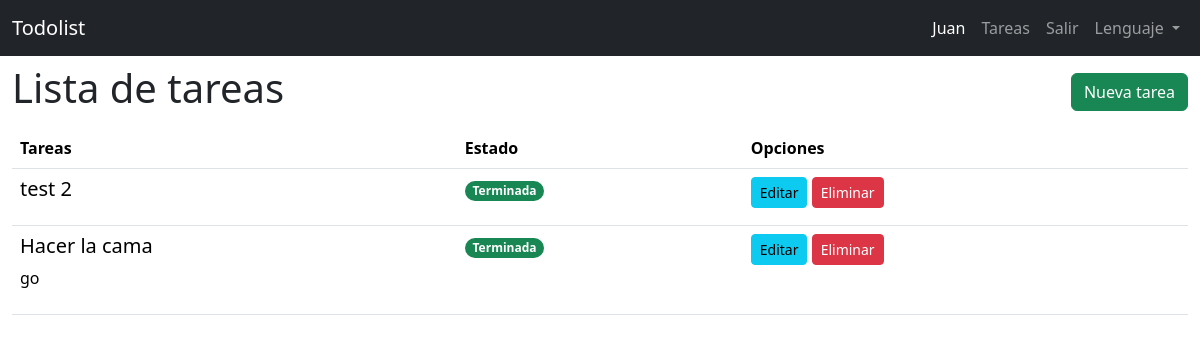
/todo/list/es (signed in), run on the app's committed database.
### todor/models.py (models this page shows, shortened)
class User(db.Model):
  id = db.Column(db.Integer, primary_key = True)
  username = db.Column(db.String(20), unique = True, nullable = False)
  password = db.Column(db.Text, nullable = False)

class Todo(db.Model):
  id = db.Column(db.Integer, primary_key = True)
  created_by = db.Column(db.Integer, db.ForeignKey('user.id'), nullable = False)
  title = db.Column(db.String(100), nullable = False)
  desc = db.Column(db.Text)
  state = db.Column(db.Boolean, default = False)

### todor/todo.py (the view)
@bp.route('/list/<lang>')
@login_required
def index(lang):
  messages = get_language(lang)
  todos = Todo.query.all()
  return render_template('todo/index.html', todos = todos, messages = messages, lang = lang)

### todor/auth.py (called while the page is built)
@bp.before_app_request #Se verifica sesión antes de abrir cada modulo
def load_logged_in_user():
  user_id = session.get('user_id')
  if user_id is None:
    g.user = None
  else:
    g.user = User.query.get_or_404(user_id)

def login_required(view):
  @functools.wraps(view)
  def wrapped_view(**kwargs):
    if g.user is None:
      return redirect(url_for('auth.login'))
    return view(**kwargs)
  return wrapped_view

### todor/language.py (called while the page is built)
def get_language(lang):
  if lang == "es":
    return es.messages
  elif lang == "en":
    return en.messages
  else:
    return es.messages

### todor/templates/todo/index.html
{% extends 'base.html' %}
{% block content %}
<section class="container-fluid">
  <nav class="navbar">
    <h1>{% block title %}{{messages['tasks_title']}}{% endblock %}</h1>
    <a href="{{url_for('todo.create', lang=lang)}}" class="btn btn-success">{{messages['tasks_button1']}}</a>
  </nav>
  <table class="table">
    <thead>
      <tr>
        <th class="col">{{messages['tasks']}}</th>
        <th class="col">{{messages['status']}}</th>
        <th class="col" colspan="2">{{messages['option']}}</th>
      </tr>
    </thead>
    <tbody>
      {% for todo in todos | reverse %}
      {% if g.user.id == todo.created_by %}
      <tr>
        <td>
          <h5>{{ todo.title }}</h5>
          <p>{{ todo.desc }}</p>
        </td>
        <td>
          {% if todo.state == True %}
          <span class="badge rounded-pill bg-success text-white">{{messages['task_done']}}</span>
          {% else %}
          <span class="badge rounded-pill bg-warning text-white">{{messages['to_do']}}</span>
          {% endif %}
        </td>
        <td>
          <a href="{{url_for('todo.update', id = todo.id, lang=lang)}}" class="btn btn-info btn-sm">{{messages['task_edit']}}</a>
          <a href="{{url_for('todo.delete', id = todo.id, lang=lang)}}" class="btn btn-danger btn-sm">{{messages['task_delete']}}</a>
        </td>
      </tr>
      {% endif %}
      {% endfor %}
    </tbody>
  </table>
</section>
{% endblock %}

### todor/templates/base.html (shortened to what this page needs)
<!DOCTYPE html>
<html lang="es">
  <head>
    <link
      href="https://cdn.jsdelivr.net/npm/bootstrap@5.3.3/dist/css/bootstrap.min.css"
      rel="stylesheet"
    />
    <link rel="stylesheet" href="../../static/css/styles.css">
    <link rel="stylesheet" href="https://cdnjs.cloudflare.com/ajax/libs/font-awesome/4.7.0/css/font-awesome.min.css">
  </head>
  <body>
    <nav class="navbar navbar-expand-sm navbar-dark bg-dark" data-bs-theme="dark">
      <div class="container-fluid">
        <a class="navbar-brand" href="{{ url_for('index')}}">Todolist</a>
        <div class="collapse navbar-collapse justify-content-end" id="navbarNavAltMarkup">
          <div class="navbar-nav">
            {% if g.user %}
              <span class="nav-link active"> {{ g.user.username }}</span>
              <a class="nav-link"  href="{{ url_for('todo.index', lang=lang)}}">{{messages['tasks']}}</a>
              <a class="nav-link" href="{{ url_for('auth.logout', lang=lang)}}">{{messages['logout']}}</a>
            {% else %}
              <a class="nav-link"  href="{{ url_for('auth.register', lang=lang)}}">{{messages['signup']}}</a>
              <a class="nav-link" href="{{ url_for('auth.login', lang=lang)}}">{{messages['login']}}</a>
              <a class="nav-link" href="https://portfolio.spacecode.com.co/">{{messages['portfolio']}}</a>
            {% endif %}
              <li class="nav-item dropdown li-decoration ">
                <a class="nav-link dropdown-toggle text-language" href="#portfolio" id="navbarDropdown" role="button" data-bs-toggle="dropdown" aria-expanded="false">
                  {{messages['language']}}
              </a>
              </li>
          </div>
        </div>
      </div>
    </nav>
    {% block content %}
    {% endblock %}
  </body>
</html>

### data on the page
User: user.username "Juan"
Todo: title "test 2", task_done "Terminada", task_edit "Editar", task_delete "Eliminar"
Todo: title "Hacer la cama", desc "go", task_done "Terminada", task_edit "Editar", task_delete "Eliminar"

### other printed values
{{ messages['tasks'] }} "Tareas"
{{ messages['logout'] }} "Salir"
{{ messages['language'] }} "Lenguaje"
{{ messages['tasks_title'] }} "Lista de tareas"
{{ messages['tasks_button1'] }} "Nueva tarea"
{{ messages['status'] }} "Estado"
{{ messages['option'] }} "Opciones"
